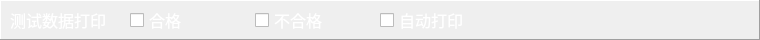
       <widget class="QFrame" name="frame_4">
        <property name="enabled">
         <bool>true</bool>
        </property>
        <property name="geometry">
         <rect>
          <x>0</x>
          <y>180</y>
          <width>760</width>
          <height>40</height>
         </rect>
        </property>
        <property name="styleSheet">
         <string notr="true"/>
        </property>
        <property name="frameShape">
         <enum>QFrame::Panel</enum>
        </property>
        <property name="frameShadow">
         <enum>QFrame::Raised</enum>
        </property>
        <widget class="QCheckBox" name="checkBox_11">
         <property name="geometry">
          <rect>
           <x>130</x>
           <y>5</y>
           <width>60</width>
           <height>30</height>
          </rect>
         </property>
         <property name="font">
          <font>
           <family>微软雅黑</family>
           <pointsize>12</pointsize>
          </font>
         </property>
         <property name="styleSheet">
          <string notr="true">color: rgb(255, 255, 255);</string>
         </property>
         <property name="text">
          <string>合格</string>
         </property>
        </widget>
        <widget class="QCheckBox" name="checkBox_12">
         <property name="geometry">
          <rect>
           <x>255</x>
           <y>5</y>
           <width>80</width>
           <height>30</height>
          </rect>
         </property>
         <property name="font">
          <font>
           <family>微软雅黑</family>
           <pointsize>12</pointsize>
          </font>
         </property>
         <property name="styleSheet">
          <string notr="true">color: rgb(255, 255, 255);</string>
         </property>
         <property name="text">
          <string>不合格</string>
         </property>
        </widget>
        <widget class="QCheckBox" name="checkBox_13">
         <property name="geometry">
          <rect>
           <x>380</x>
           <y>5</y>
           <width>90</width>
           <height>30</height>
          </rect>
         </property>
         <property name="font">
          <font>
           <family>微软雅黑</family>
           <pointsize>12</pointsize>
          </font>
         </property>
         <property name="styleSheet">
          <string notr="true">color: rgb(255, 255, 255);</string>
         </property>
         <property name="text">
          <string>自动打印</string>
         </property>
        </widget>
        <widget class="QLabel" name="label_9">
         <property name="geometry">
          <rect>
           <x>10</x>
           <y>5</y>
           <width>100</width>
           <height>30</height>
          </rect>
         </property>
         <property name="font">
          <font>
           <family>微软雅黑</family>
           <pointsize>12</pointsize>
          </font>
         </property>
         <property name="styleSheet">
          <string notr="true">color: rgb(255, 255, 255);</string>
         </property>
         <property name="text">
          <string>测试数据打印</string>
         </property>
         <property name="alignment">
          <set>Qt::AlignLeading|Qt::AlignLeft|Qt::AlignVCenter</set>
         </property>
        </widget>
       </widget>
